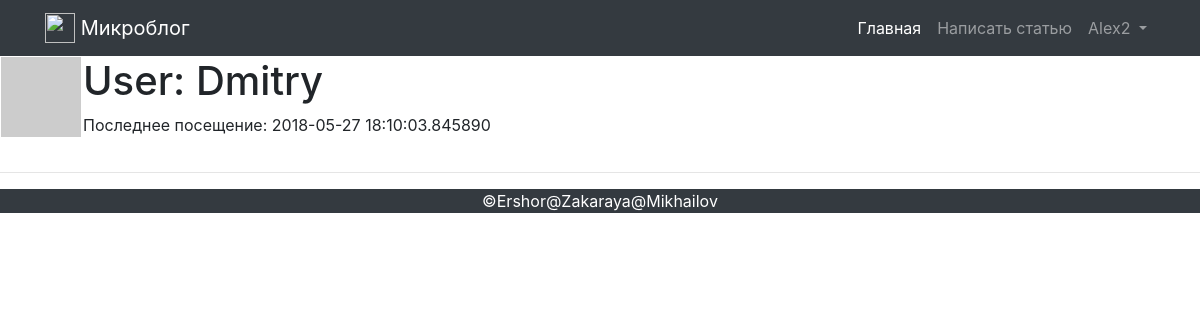
Screenshot of /user/Dmitry (signed in) with the database file from the repository.
### app/models.py (models this page shows, shortened)
class PaginatedAPIMixin(object):
    @staticmethod
    def to_collection_dict(query, page, per_page, endpoint, **kwargs):
        resources = query.paginate(page, per_page, False)
        data = {
            'items': [item.to_dict() for item in resources.items],
            '_meta': {
                'offset': page,
                'count': per_page,
                'total_pages': resources.pages,
                'total_items': resources.total
            },
            '_links': {
                'self': url_for(endpoint, offset=page, count=per_page,
                                **kwargs),
                'next': url_for(endpoint, offset=page + 1, count=per_page,
                                **kwargs) if resources.has_next else None,
                'prev': url_for(endpoint, offset=page - 1, count=per_page,
                                **kwargs) if resources.has_prev else None
            }
        }
        return data

class User(PaginatedAPIMixin, UserMixin, db.Model):
    id = db.Column(db.Integer, primary_key=True)
    username = db.Column(db.String(64), index=True, unique=True)
    email = db.Column(db.String(120), index=True, unique=True)
    password_hash = db.Column(db.String(128))
    posts = db.relationship('Post', backref='author', lazy='dynamic')
    about_me = db.Column(db.String(140))
    last_seen = db.Column(db.DateTime, default=datetime.utcnow)
    token = db.Column(db.String(32), index=True, unique=True)
    token_expiration = db.Column(db.DateTime)
    def avatar(self, size):
        digest = md5(self.email.lower().encode('utf-8')).hexdigest()
        return 'https://www.gravatar.com/avatar/{}?d=identicon&s={}'.format(digest, size)
    def __repr__(self):
        return self.username

### app/routes.py (the view)
@app.route('/user/<username>')
@login_required
def user(username):
    user = User.query.filter_by(username=username).first_or_404()
    return render_template('user.html', user=user, posts=user.posts)

### app/models.py (called while the page is built)
@login.user_loader
def load_user(uid):
    return User.query.get(int(uid))

### app/routes.py (called while the page is built)
@app.before_request
def before_request():
    if current_user.is_authenticated:
        current_user.last_seen = datetime.utcnow()
        db.session.commit()

### app/templates/user.html (shortened to what this page needs)
{% extends 'base.html' %}
{% block content %}
    <table>
        <tr valign="top">
            <td><img src="{{ user.avatar(128) }}"></td>
            <td>
                <h1>User: {{ user.username }}</h1>
                {% if user.last_seen %}
                    <p>
                        Последнее посещение: {{ user.last_seen }}
                    </p>
                {% endif %}
            </td>
        </tr>
        <tr>
            <td>
            </td>
        </tr>
    </table>
    <hr>
{% endblock %}

### app/templates/base.html (shortened to what this page needs)
<!DOCTYPE html>
<html lang="en">
<head>
    <link rel="stylesheet" href="https://maxcdn.bootstrapcdn.com/bootstrap/4.0.0/css/bootstrap.min.css">
    <link rel="stylesheet" href="https://maxcdn.bootstrapcdn.com/font-awesome/4.4.0/css/font-awesome.min.css">
    <link rel="stylesheet" href="{{ url_for('static', filename = 'css/index.css') }}">
</head>
<body>
    <nav class="navbar navbar-expand-lg navbar-dark bg-dark fixed-top">
        <div class="container">
            <a class="navbar-brand" href="/">
            <img src="https://v4-alpha.getbootstrap.com/assets/brand/bootstrap-solid.svg" width="30" height="30" class="d-inline-block align-top" alt="">
            Микроблог</a>
            <div class="collapse navbar-collapse" id="navbarResponsive">
                <nav class="navbar navbar-expand-sm bg-dark navbar-dark">
                </nav>
                <ul class="navbar-nav ml-auto">
                    <li class="nav-item active">
                        <a class="nav-link" href="{{url_for('index')}}">
                        Главная
                    </a>
                    </li>
                    {% if current_user.is_anonymous %}
                    <li class="nav-item">
                        <a class="nav-link" href="{{ url_for('login') }}"><span class="glyphicon glyphicon-user"></span>Логин</a>
                    </li>
                    <li class="nav-item">
                        <a class="nav-link" href="{{ url_for('register') }}">Регистрация</a>
                    </li>
                    {% else %}
                    <li class="nav-item">
                        <a class="nav-link" href="{{url_for('add_post')}}">Написать статью</a>
                    </li>
                    <li class="dropdown nav-item">
                        <a class="dropdown-toggle nav-link" data-toggle="dropdown" href="">
                            {{ current_user }}
                        </a>
                    </li>
                    {% endif %}
                </ul>
            </div>
        </div>
    </nav>
    {% block content %}
    {% endblock %}
    <footer class="bg-dark footer">
		<div class="container1 text-center">
			<span class="text-white">&copy;Ershor@Zakaraya@Mikhailov</span>
		</div>
	</footer>
</body>
</html>

### app/static/css/index.css (style rules this page uses)
body { padding-top: 54px; }
@media (min-width: 992px) { body { padding-top: 56px; } }

### rows the page displays
User: username "Alex2"
User: username "Dmitry", last_seen "2018-05-27 18:10:03.845890"
